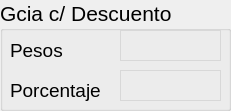
  <widget class="QGroupBox" name="groupBox_2">
   <property name="geometry">
    <rect>
     <x>10</x>
     <y>540</y>
     <width>231</width>
     <height>111</height>
    </rect>
   </property>
   <property name="font">
    <font>
     <pointsize>16</pointsize>
    </font>
   </property>
   <property name="title">
    <string>Gcia c/ Descuento</string>
   </property>
   <widget class="QLabel" name="label_7">
    <property name="geometry">
     <rect>
      <x>10</x>
      <y>40</y>
      <width>71</width>
      <height>21</height>
     </rect>
    </property>
    <property name="font">
     <font>
      <family>MS Shell Dlg 2</family>
      <pointsize>14</pointsize>
      <weight>50</weight>
      <italic>false</italic>
      <bold>false</bold>
     </font>
    </property>
    <property name="text">
     <string>Pesos</string>
    </property>
   </widget>
   <widget class="QLabel" name="label_9">
    <property name="geometry">
     <rect>
      <x>10</x>
      <y>80</y>
      <width>101</width>
      <height>21</height>
     </rect>
    </property>
    <property name="font">
     <font>
      <family>MS Shell Dlg 2</family>
      <pointsize>14</pointsize>
      <weight>50</weight>
      <italic>false</italic>
      <bold>false</bold>
     </font>
    </property>
    <property name="text">
     <string>Porcentaje</string>
    </property>
   </widget>
   <widget class="QLabel" name="label_GDPorc">
    <property name="geometry">
     <rect>
      <x>120</x>
      <y>70</y>
      <width>101</width>
      <height>31</height>
     </rect>
    </property>
    <property name="font">
     <font>
      <family>MS Shell Dlg 2</family>
      <pointsize>14</pointsize>
      <weight>50</weight>
      <italic>false</italic>
      <bold>false</bold>
     </font>
    </property>
    <property name="styleSheet">
     <string notr="true">border: 1px solid black;
color: rgb(255, 0, 0);
border-color: rgb(216, 216, 216);</string>
    </property>
    <property name="text">
     <string/>
    </property>
    <property name="alignment">
     <set>Qt::AlignCenter</set>
    </property>
   </widget>
   <widget class="QLabel" name="label_GDPesos">
    <property name="geometry">
     <rect>
      <x>120</x>
      <y>30</y>
      <width>101</width>
      <height>31</height>
     </rect>
    </property>
    <property name="font">
     <font>
      <family>MS Shell Dlg 2</family>
      <pointsize>14</pointsize>
      <weight>50</weight>
      <italic>false</italic>
      <bold>false</bold>
     </font>
    </property>
    <property name="styleSheet">
     <string notr="true">border: 1px solid black;
color: rgb(255, 0, 0);
border-color: rgb(216, 216, 216);</string>
    </property>
    <property name="text">
     <string/>
    </property>
    <property name="alignment">
     <set>Qt::AlignCenter</set>
    </property>
   </widget>
  </widget>
